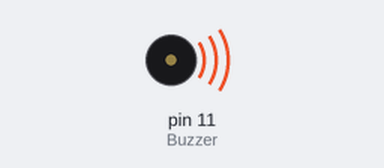
The program below on a simulated Raspberry Pi (header pin numbers). Shown: buzzer (waves = sounding). What the program prints to the terminal is not drawn.

Above: at 0.1 s.
Timing chart, 0 to 40.0 s (numbered marks = the images above):
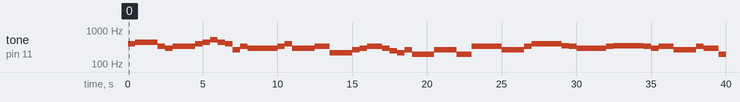

Measured:
- by itself, tone on pin 11 (Buzzer): plays 393 Hz for 0.50 s, 441 Hz for 1.5 s, 330 Hz for 0.50 s, 294 Hz for 0.50 s, 330 Hz for 1.5 s, 393 Hz for 0.50 s … (44 notes in this stretch)

The program:

passive_buzzer.py
```python
import RPi.GPIO as GPIO
import time


Buzzer = 11

CL = [0, 131, 147, 165, 175, 196, 211, 248]  # 低音C频率

CM = [0, 262, 294, 330, 350, 393, 441, 495]  # 中央C频率

CH = [0, 525, 589, 661, 700, 786, 882, 990]  # 高音C频率

song_1 = [CM[3], CM[5], CM[6], CM[3], CM[2], CM[3], CM[5], CM[6],  # 第一首曲谱
          CH[1], CM[6], CM[5], CM[1], CM[3], CM[2], CM[2], CM[3],
          CM[5], CM[2], CM[3], CM[3], CL[6], CL[6], CL[6], CM[1],
          CM[2], CM[3], CM[2], CL[7], CL[6], CM[1], CL[5]]

beat_1 = [1, 1, 3, 1, 1, 3, 1, 1,  # 第一首曲子的节拍, 1 表示 1/8 拍
          1, 1, 1, 1, 1, 1, 3, 1,
          1, 3, 1, 1, 1, 1, 1, 1,
          1, 2, 1, 1, 1, 1, 1, 1,
          1, 1, 3]

song_2 = [CM[1], CM[1], CM[1], CL[5], CM[3], CM[3], CM[3], CM[1],  # 第二首曲谱
          CM[1], CM[3], CM[5], CM[5], CM[4], CM[3], CM[2], CM[2],
          CM[3], CM[4], CM[4], CM[3], CM[2], CM[3], CM[1], CM[1],
          CM[3], CM[2], CL[5], CL[7], CM[2], CM[1]]

beat_2 = [1, 1, 2, 2, 1, 1, 2, 2,  # 第二首曲子的节拍, 1 表示 1/8 拍
          1, 1, 2, 2, 1, 1, 3, 1,
          1, 2, 2, 1, 1, 2, 2, 1,
          1, 2, 2, 1, 1, 3]


def setup():
    """初始化"""
    GPIO.setwarnings(False)
    GPIO.setmode(GPIO.BOARD)                 # 设置编号方式
    GPIO.setup(Buzzer, GPIO.OUT)             # 设置为输出模式
    global Buzz                              # 分配一个全局变量来替换GPIO.PWM
    Buzz = GPIO.PWM(Buzzer, 440)             # 初始化一个频率为440Hz的PWM对象
    Buzz.start(50)                           # 以50%的占空比启动蜂鸣器的引脚


def loop():
    """主循环"""
    while True:
        print('\n    Playing song 1...')
        for i in range(1, len(song_1)):      # 播放第一首曲子
            Buzz.ChangeFrequency(song_1[i])  # 改变歌曲音符的频率
            time.sleep(beat_1[i] * 0.5)      # 延迟音符* 0.5s
        time.sleep(1)                        # 等待下一首歌曲

        print('\n\n    Playing song 2...')
        for i in range(1, len(song_2)):      # 播放第二首曲子
            Buzz.ChangeFrequency(song_2[i])  # 改变歌曲音符的频率
            time.sleep(beat_2[i] * 0.5)      # 延迟音符* 0.5s


def destroy():
    """释放资源"""
    Buzz.stop()                              # 停止蜂鸣器
    GPIO.output(Buzzer, 1)                   # 将蜂鸣器引脚设置为高电平
    GPIO.cleanup()                           # 释放引脚


if __name__ == '__main__':                   # 程序启动入口
    setup()
    try:
        loop()
    except KeyboardInterrupt:                # 使用“ Ctrl + C”快捷键终止程序
        destroy()
```
